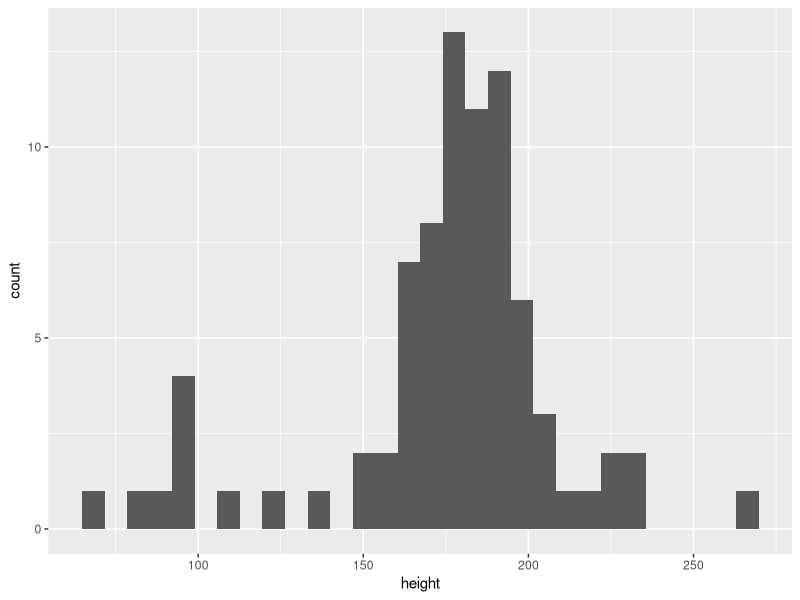
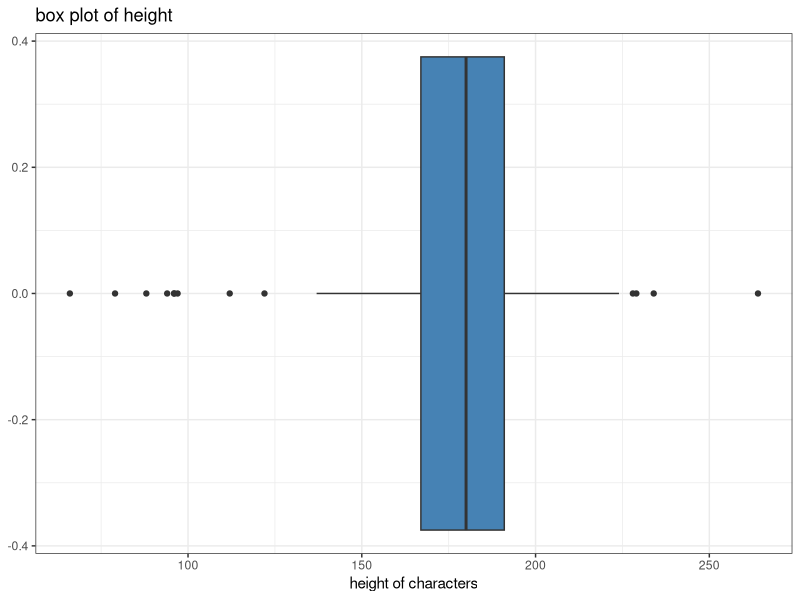

Reproduce these figures in R, in order.
#barplot
require(tidyverse)
require(ggplot2)
starwars %>% 
  drop_na(height) %>% 
  ggplot(aes(height))+
  geom_histogram()
#boxplot
starwars %>% 
  drop_na(height) %>% 
  ggplot(aes(height))+
  geom_boxplot(fill="steelblue")+
  theme_bw()+
  labs(title = 'box plot of height',
       x='height of characters')
